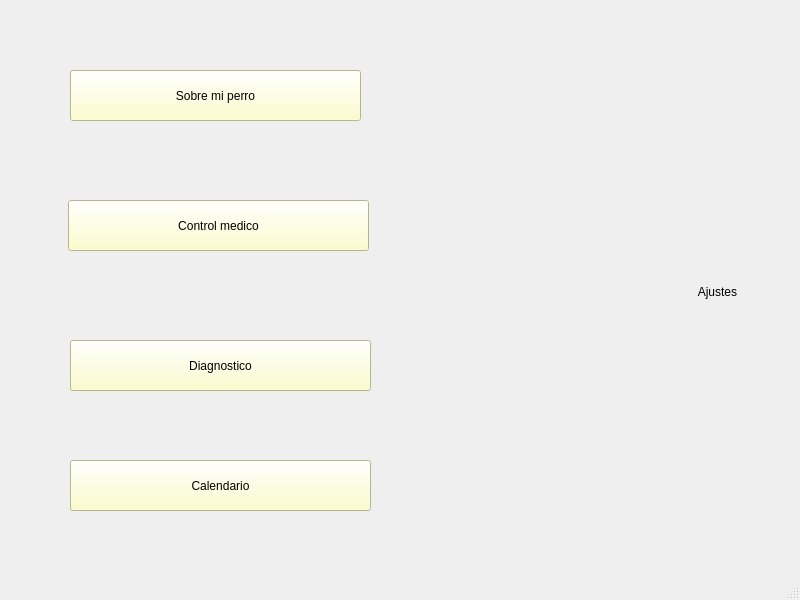
<?xml version="1.0" encoding="UTF-8"?>
<ui version="4.0">
 <class>MainWindow</class>
 <widget class="QMainWindow" name="MainWindow">
  <property name="windowModality">
   <enum>Qt::ApplicationModal</enum>
  </property>
  <property name="geometry">
   <rect>
    <x>0</x>
    <y>0</y>
    <width>800</width>
    <height>600</height>
   </rect>
  </property>
  <property name="windowTitle">
   <string>Menu</string>
  </property>
  <widget class="QWidget" name="centralwidget">
   <widget class="QLabel" name="label">
    <property name="geometry">
     <rect>
      <x>-10</x>
      <y>0</y>
      <width>811</width>
      <height>581</height>
     </rect>
    </property>
    <property name="text">
     <string/>
    </property>
    <property name="pixmap">
     <pixmap>../imagen/principal.png</pixmap>
    </property>
    <property name="scaledContents">
     <bool>true</bool>
    </property>
   </widget>
   <widget class="QPushButton" name="config">
    <property name="geometry">
     <rect>
      <x>680</x>
      <y>280</y>
      <width>75</width>
      <height>24</height>
     </rect>
    </property>
    <property name="cursor">
     <cursorShape>PointingHandCursor</cursorShape>
    </property>
    <property name="styleSheet">
     <string notr="true">border-radius:18px;</string>
    </property>
    <property name="text">
     <string>Ajustes</string>
    </property>
    <property name="autoDefault">
     <bool>true</bool>
    </property>
    <property name="flat">
     <bool>false</bool>
    </property>
   </widget>
   <widget class="QPushButton" name="info_perro">
    <property name="geometry">
     <rect>
      <x>70</x>
      <y>70</y>
      <width>291</width>
      <height>51</height>
     </rect>
    </property>
    <property name="cursor">
     <cursorShape>PointingHandCursor</cursorShape>
    </property>
    <property name="styleSheet">
     <string notr="true">background-color: rgb(255, 255, 191);</string>
    </property>
    <property name="text">
     <string>Sobre mi perro</string>
    </property>
   </widget>
   <widget class="QPushButton" name="Calendario">
    <property name="geometry">
     <rect>
      <x>70</x>
      <y>460</y>
      <width>301</width>
      <height>51</height>
     </rect>
    </property>
    <property name="cursor">
     <cursorShape>PointingHandCursor</cursorShape>
    </property>
    <property name="styleSheet">
     <string notr="true">background-color: rgb(255, 255, 191);</string>
    </property>
    <property name="text">
     <string>Calendario</string>
    </property>
   </widget>
   <widget class="QPushButton" name="Diagnostico">
    <property name="geometry">
     <rect>
      <x>70</x>
      <y>340</y>
      <width>301</width>
      <height>51</height>
     </rect>
    </property>
    <property name="cursor">
     <cursorShape>PointingHandCursor</cursorShape>
    </property>
    <property name="styleSheet">
     <string notr="true">background-color: rgb(255, 255, 191);</string>
    </property>
    <property name="text">
     <string>Diagnostico</string>
    </property>
   </widget>
   <widget class="QPushButton" name="ctrl_med">
    <property name="enabled">
     <bool>true</bool>
    </property>
    <property name="geometry">
     <rect>
      <x>68</x>
      <y>200</y>
      <width>301</width>
      <height>51</height>
     </rect>
    </property>
    <property name="minimumSize">
     <size>
      <width>189</width>
      <height>0</height>
     </size>
    </property>
    <property name="cursor">
     <cursorShape>PointingHandCursor</cursorShape>
    </property>
    <property name="styleSheet">
     <string notr="true">background-color: rgb(255, 255, 191);</string>
    </property>
    <property name="text">
     <string>Control medico</string>
    </property>
   </widget>
   <widget class="QLabel" name="label_2">
    <property name="geometry">
     <rect>
      <x>506</x>
      <y>33</y>
      <width>244</width>
      <height>229</height>
     </rect>
    </property>
    <property name="text">
     <string/>
    </property>
    <property name="pixmap">
     <pixmap>../../../Downloads/chihuahua.jpg</pixmap>
    </property>
    <property name="scaledContents">
     <bool>true</bool>
    </property>
   </widget>
  </widget>
  <widget class="QStatusBar" name="statusbar"/>
 </widget>
 <resources/>
 <connections/>
</ui>
